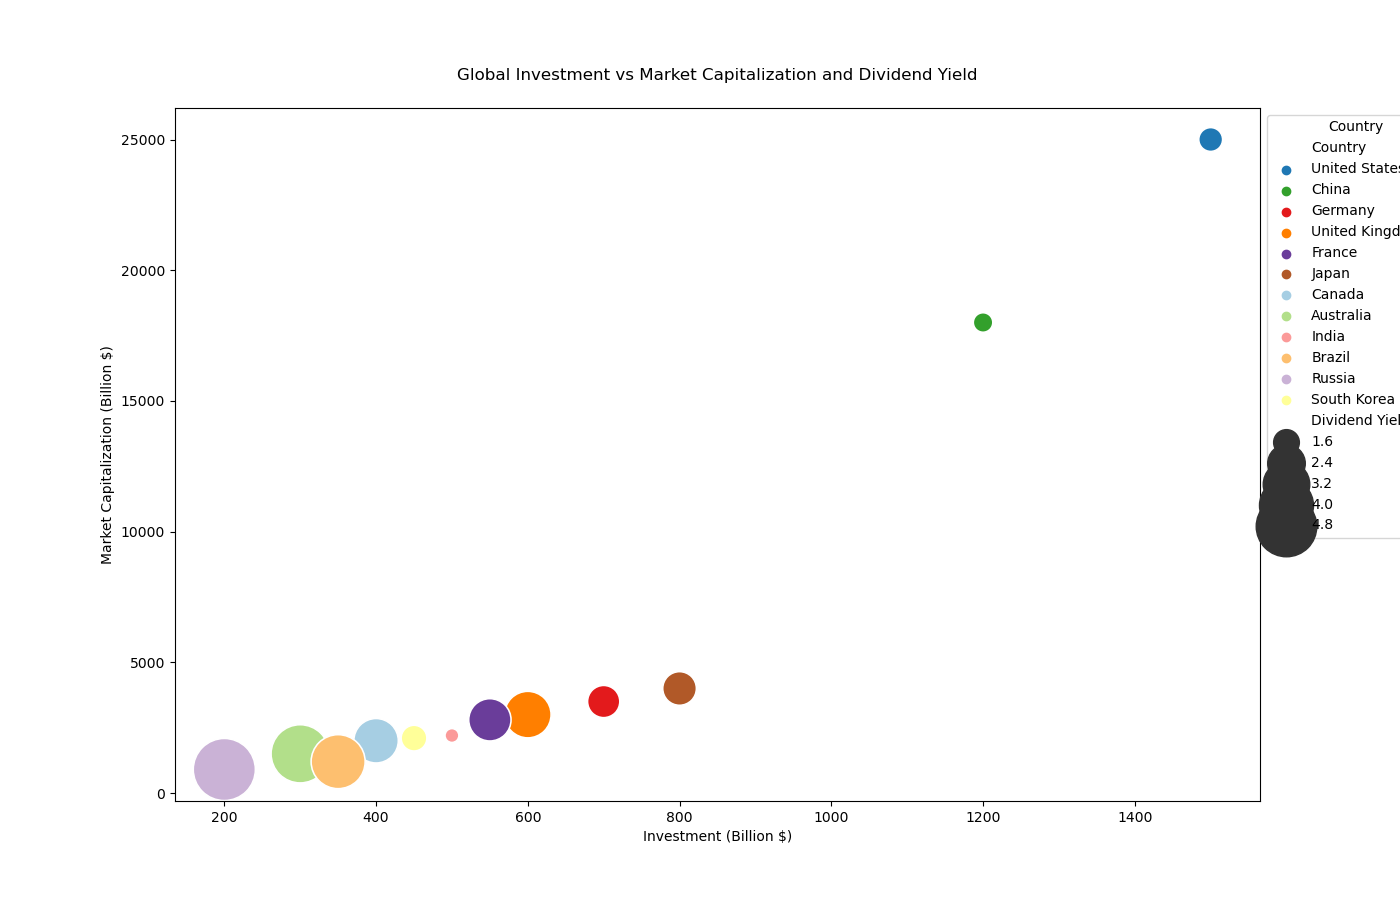

Generate this figure with Python:

import pandas as pd
import seaborn as sns
import matplotlib.pyplot as plt

data = {
    'Country': ['United States', 'China', 'Germany', 'United Kingdom', 'France', 'Japan', 
                'Canada', 'Australia', 'India', 'Brazil', 'Russia', 'South Korea'],
    'Investment (Billion $)': [1500, 1200, 700, 600, 550, 800, 400, 300, 500, 350, 200, 450],
    'Market Capitalization (Billion $)': [25000, 18000, 3500, 3000, 2800, 4000, 2000, 1500, 2200, 1200, 900, 2100],
    'Dividend Yield (%)': [1.5, 1.3, 2.0, 3.2, 2.8, 2.1, 3.0, 4.5, 1.1, 4.0, 5.0, 1.6]
}

df = pd.DataFrame(data)

plt.figure(figsize=(14, 9))
bubble_chart = sns.scatterplot(data=df, 
                               x='Investment (Billion $)', 
                               y='Market Capitalization (Billion $)', 
                               size='Dividend Yield (%)', 
                               hue='Country', 
                               palette=["#1f78b4", "#33a02c", "#e31a1c", "#ff7f00", 
                                        "#6a3d9a", "#b15928", "#a6cee3", "#b2df8a",
                                        "#fb9a99", "#fdbf6f", "#cab2d6", "#ffff99"],
                               sizes=(100, 2000))

plt.title('Global Investment vs Market Capitalization and Dividend Yield', pad=20)
plt.xlabel('Investment (Billion $)')
plt.ylabel('Market Capitalization (Billion $)')

bubble_chart.legend(loc='upper left', bbox_to_anchor=(1, 1), title='Country')

plt.show()
